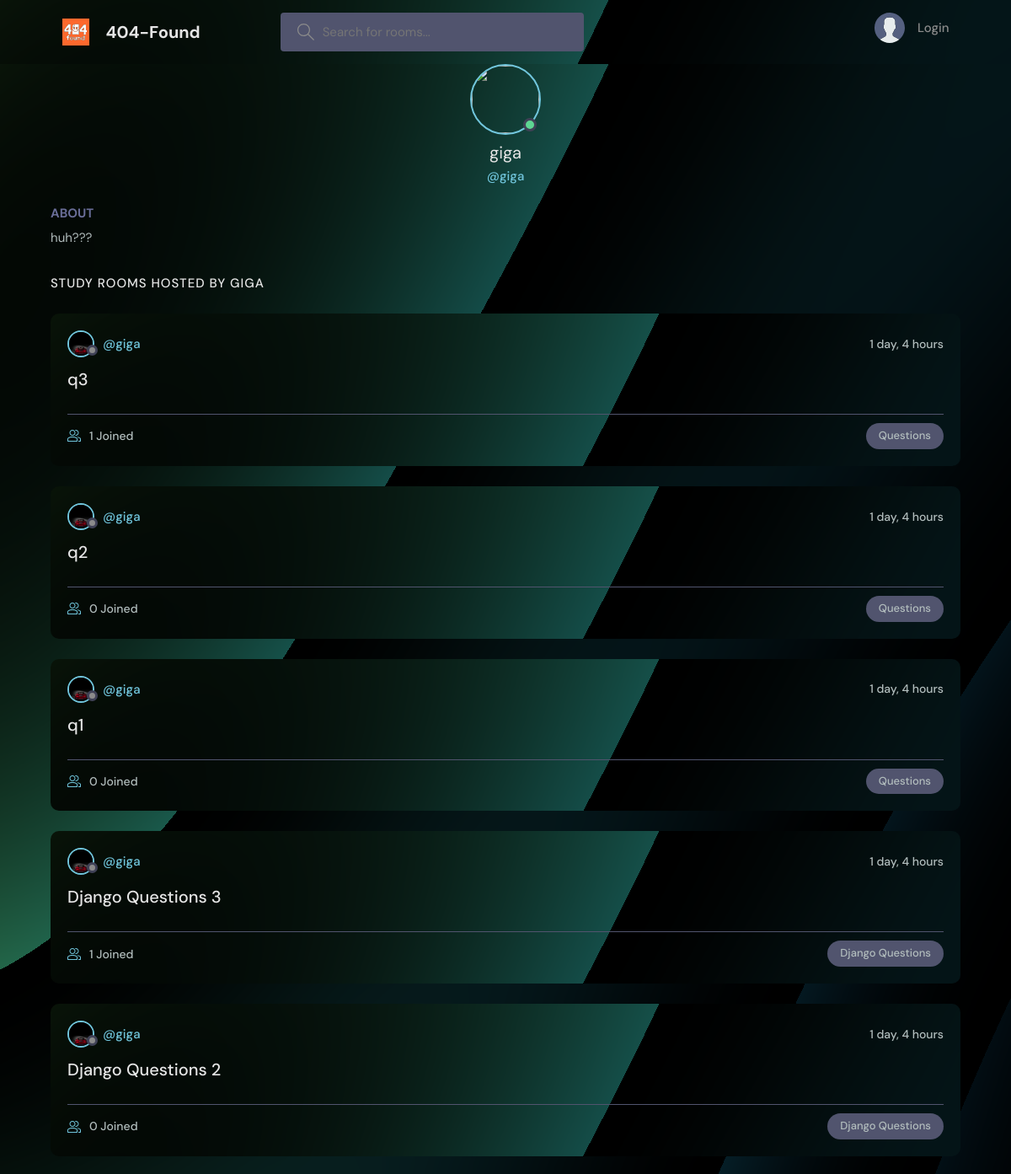
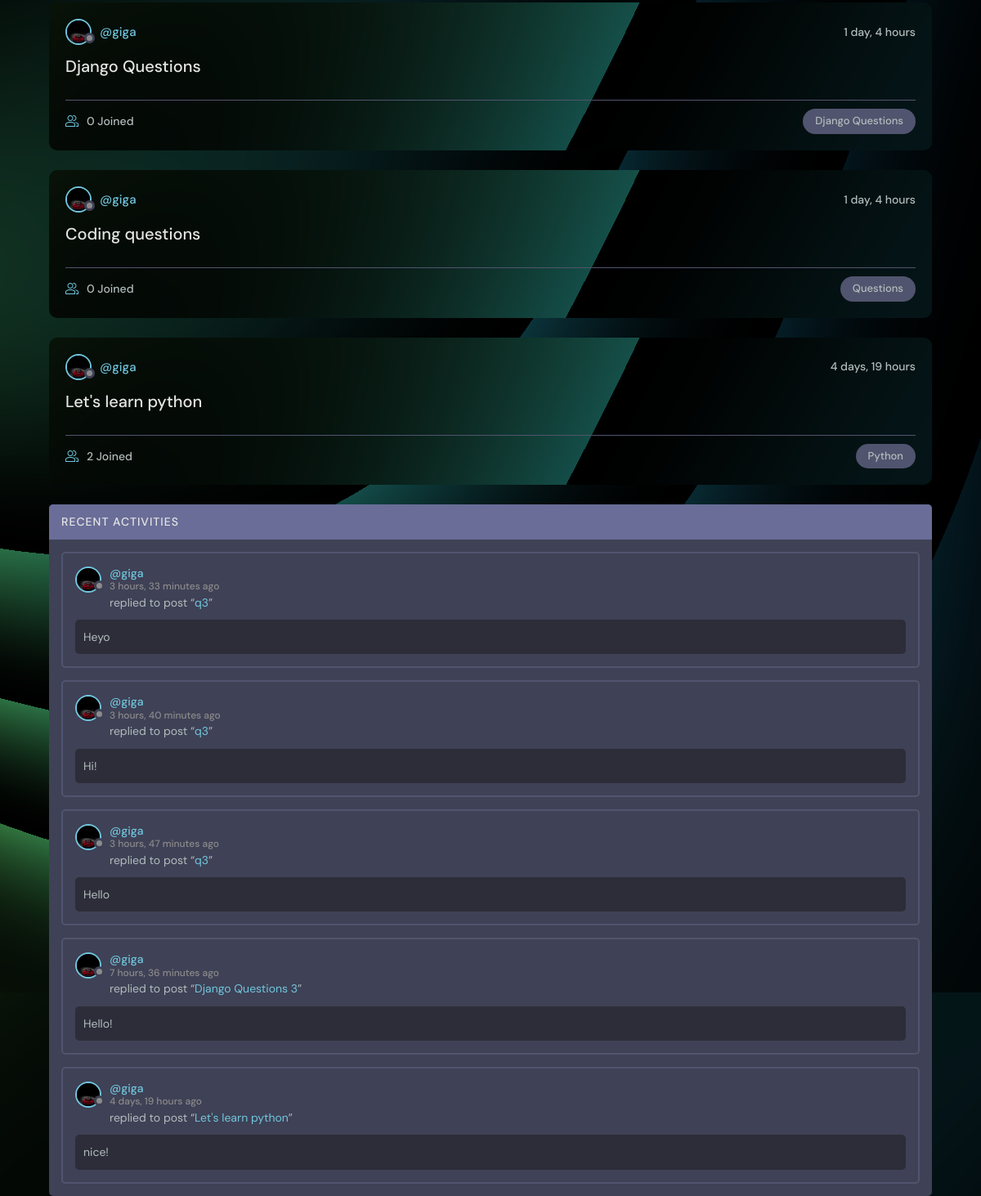
Page /profile/1/ on the committed database (2 pictures, top to bottom).
### base/models.py (models this page shows, shortened)
class User(AbstractUser):
    name = models.CharField(max_length=200, null=True)
    email = models.EmailField(unique = True, null=True)
    bio = models.TextField(null=True)
    avatar = models.ImageField(null=True, default="avatar.svg")
    USERNAME_FIELD = 'email'
    REQUIRED_FIELDS = []

class Room(models.Model):
    host = models.ForeignKey(User, on_delete=models.SET_NULL, null=True)
    topic = models.ForeignKey(Topic, on_delete=models.SET_NULL, null=True)
    name = models.CharField(max_length=200)
    description = models.TextField(null=True, blank=True)
    participants = models.ManyToManyField(User, related_name='participants', blank=True)
    updated = models.DateTimeField(auto_now=True)
    created = models.DateTimeField(auto_now_add=True)
    class Meta:
        ordering = ['-updated', '-created']
    def __str__(self):
        return self.name

class Topic(models.Model):
    name = models.CharField(max_length=200)

class Message(models.Model):
    user = models.ForeignKey(User, on_delete=models.CASCADE)
    room = models.ForeignKey(Room, on_delete=models.CASCADE)
    body = models.TextField()
    updated = models.DateTimeField(auto_now=True)
    created = models.DateTimeField(auto_now_add=True)
    class Meta:
        ordering = ['-updated', '-created']

### base/views.py (the view)
# urls.py: path('profile/<str:pk>/', views.userProfile, name="user-profile"),
def userProfile(request, pk):
    user = User.objects.get(id=pk)
    rooms = user.room_set.all()
    room_messages = user.message_set.all()
    topics = Topic.objects.all()
    context = {'user':user, 'rooms': rooms, 'room_messages':room_messages, 'topics':topics}
    return render(request, 'base/profile.html', context)

### base/templates/base/profile.html (shortened to what this page needs)
{% extends 'main.html' %}
{% block content %}
  <main class="profile-page-layout-layout--3">
    <div class="container">
      <div class="roomList">
        <div class="profile">
          <div class="profile__avatar">
            <div class="avatar avatar--large active">
              <img src="{{request.user.avatar.url}}" />
            </div>
          </div>
          <div class="profile__info">
            <h3>{{user.username}}</h3>
            <p>@{{user.username}}</p>
          </div>
          <div class="profile__about">
            <h3>About</h3>
            <p>
              {{user.bio}}
            </p>
          </div>
        </div>
        <div class="roomList__header">
          <div>
            <h2>Study Rooms Hosted by {{user.username}}</a>
            </h2>
          </div>
        </div>
        {% include 'base/feed_component.html' %}
      </div>
      {% include 'base/activity_component.html' %}
    </div>
  </main>
{% endblock content %}

### templates/main.html (shortened to what this page needs)
<!DOCTYPE html>
{% load static %}
<html lang="en">
  <head>
    <link rel="stylesheet" href="{% static 'styles/style.css' %}" />
  </head>
  <body>
    {% include 'navbar.html' %}  {% block content %} {% endblock %}
  </body>
</html>

### templates/navbar.html (shortened to what this page needs)
{% load static %}
<header class="header header--loggedIn">
  <div class="container">
    <a href="{% url 'home_studybuddy' %}" class="header__logo">
      <img src="{% static 'images/logo.svg' %}" />
      <h1>404-Found</h1>
    </a>
    <form
      class="header__search"
      method="GET"
      action="{% url 'home_studybuddy' %}"
    >
      <label>
        <input name="q" placeholder="Search for rooms..." />
      </label>
    </form>
    <nav class="header__menu">
      {% if request.user.is_authenticated %}
      <div class="header__user">
        <a href="{% url 'update-user' %}">
          <div class="avatar avatar--medium active">
            <img src="{{request.user.avatar.url}}" />
          </div>
          <p>
            {{request.user.username}} <span>@{{request.user.username}}</span>
          </p>
        </a>
        <button class="dropdown-button">
          <svg
            version="1.1"
            xmlns="http://www.w3.org/2000/svg"
            width="32"
            height="32"
            viewBox="0 0 32 32"
          >
            <title>chevron-down</title>
            <path d="M16 21l-13-13h-3l16 16 16-16h-3l-13 13z"></path>
          </svg>
        </button>
      </div>
      {% else %}
      <a href="{% url 'login' %}">
        <img src="{% static 'images/avatar.svg' %}" />
        <p>Login</p>
      </a>
      {% endif %}
    </nav>
  </div>
</header>

### base/templates/base/feed_component.html (shortened to what this page needs)
{% for room in rooms %}
<div class="roomListRoom">
  <div class="roomListRoom__header">
    <a
      href="{% url 'user-profile' room.host.id %}"
      class="roomListRoom__author"
    >
      <div class="avatar avatar--small">
        <img src="{{room.host.avatar.url}}" />
      </div>
      <span>@{{room.host.username}}</span>
    </a>
    <div class="roomListRoom__actions">
      <span>{{room.created|timesince}}</span>
    </div>
  </div>
  <div class="roomListRoom__content">
    <a href="{% url 'room' room.id %}">{{room.name}}</a>
  </div>
  <div class="roomListRoom__meta">
    <a href="{% url 'room' room.id %}" class="roomListRoom__joined">
      {{room.participants.all.count}} Joined
    </a>
    <p class="roomListRoom__topic">{{room.topic.name}}</p>
  </div>
</div>
{% endfor %}

### base/templates/base/activity_component.html (shortened to what this page needs)
<div class="activities">
  <div class="activities__header">
    <h2>Recent Activities</h2>
  </div>
  {% for message in room_messages %}
  <div class="activities__box">
    <div class="activities__boxHeader roomListRoom__header">
      <a
        href="{% url 'user-profile' message.user.id %}"
        class="roomListRoom__author"
      >
        <div class="avatar avatar--small">
          <img src="{{message.user.avatar.url}}" />
        </div>
        <p>
          @{{message.user.username}}
          <span>{{message.created|timesince}} ago</span>
        </p>
      </a>
    </div>
    <div class="activities__boxContent">
      <p>
        replied to post “<a href="{% url 'room' message.room.id %}"
          >{{message.room}}</a
        >”
      </p>
      <div class="activities__boxRoomContent">{{message.body}}</div>
    </div>
  </div>
  {% endfor %}
</div>

### base/templates/base/profile.html (style rules this page uses)
.container { background: transparent; }
.profile-page-layout-layout--3 { background-image: url("/static/images/aaabstract.png"); }

### templates/main.html (style rules this page uses)
body { background-image: url("/static/images/aaabstract.png"); }

### rows in the picture
User: username "giga", bio "huh???", username "GIGA"
Room: host.avatar (picture), host.username "giga", created "1 day, 4 hours", name "q3", participants.all.count "1", topic.name "Questions"
Room: host.avatar (picture), host.username "giga", created "1 day, 4 hours", name "q2", participants.all.count "0", topic.name "Questions"
Room: host.avatar (picture), host.username "giga", created "1 day, 4 hours", name "q1", participants.all.count "0", topic.name "Questions"
Room: host.avatar (picture), host.username "giga", created "1 day, 4 hours", name "Django Questions 3", participants.all.count "1", topic.name "Django Questions"
Room: host.avatar (picture), host.username "giga", created "1 day, 4 hours", name "Django Questions 2", participants.all.count "0", topic.name "Django Questions"
Room: host.avatar (picture), host.username "giga", created "1 day, 4 hours", name "Django Questions", participants.all.count "0", topic.name "Django Questions"
Room: host.avatar (picture), host.username "giga", created "1 day, 4 hours", name "Coding questions", participants.all.count "0", topic.name "Questions"
Room: host.avatar (picture), host.username "giga", created "4 days, 19 hours", name "Let's learn python", participants.all.count "2", topic.name "Python"
Message: user.avatar (picture), user.username "giga", created "3 hours, 33 minutes", room "q3", body "Heyo"
Message: user.avatar (picture), user.username "giga", created "3 hours, 40 minutes", room "q3", body "Hi!"
Message: user.avatar (picture), user.username "giga", created "3 hours, 47 minutes", room "q3", body "Hello"
Message: user.avatar (picture), user.username "giga", created "7 hours, 36 minutes", room "Django Questions 3", body "Hello!"
Message: user.avatar (picture), user.username "giga", created "4 days, 19 hours", room "Let's learn python", body "nice!"
